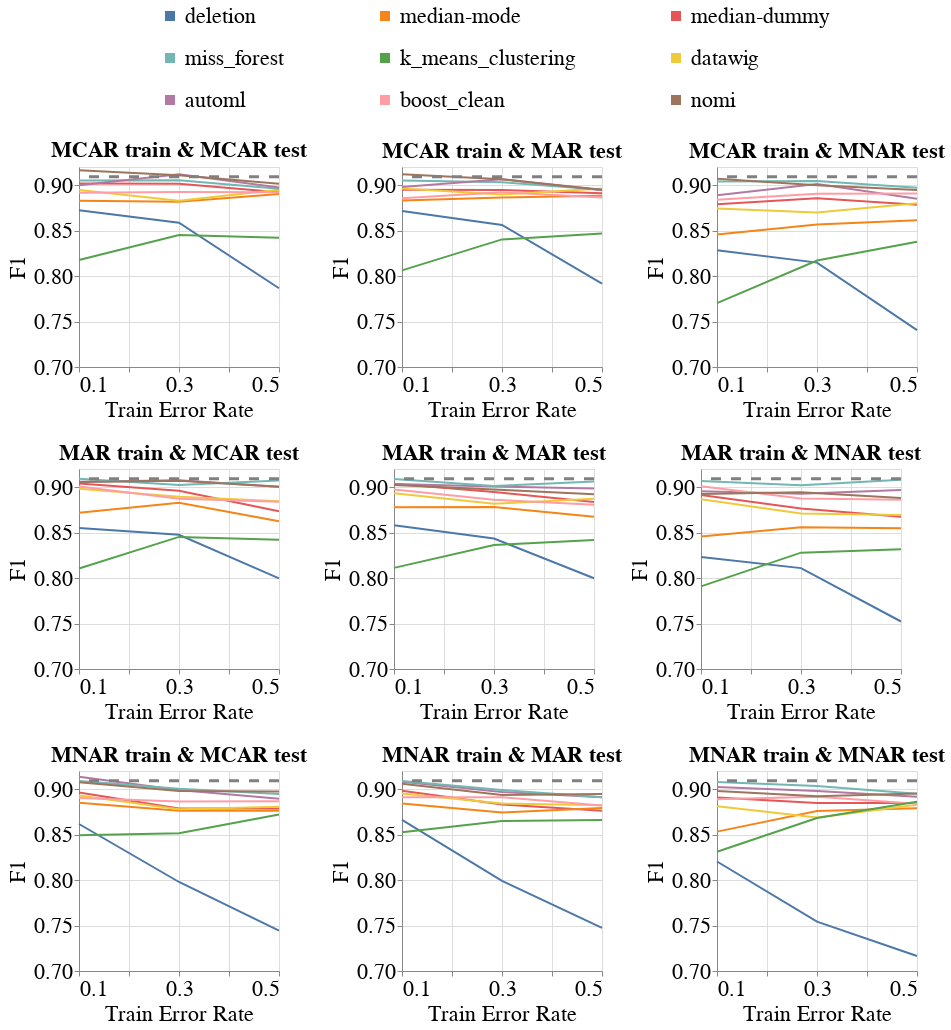

The notebook cell this image was saved under:
### Markdown cell above
### Overall Metrics

### Code cell
create_exp2_line_bands_for_diff_imputers(dataset_name=DATASET_NAME,
                                         model_name='rf_clf',
                                         metric_name='f1',
                                         db_client=db_client,
                                         with_band=False)

### Figure 1 — Vega-Lite specification as saved in the notebook (floating-point values rounded to 4 significant figures; data arrays with more than 128 entries replaced by an {"elided": "..."} marker saying what was removed)
{"config": {"view": {"continuousWidth": 400, "continuousHeight": 300}, "axis": {"labelFontSize": 22, "labelFontWeight": "normal", "titleFontSize": 22, "titleFontWeight": "normal"}, "legend": {"columns": 3, "direction": "horizontal", "labelFontSize": 22, "labelLimit": 400, "orient": "top", "symbolOffset": 80, "symbolStrokeWidth": 10, "titleAnchor": "middle", "titleFontSize": 22, "titleLimit": 300}, "title": {"fontSize": 22}}, "vconcat": [{"hconcat": [{"layer": [{"data": {"name": "data-8c2496c9f00bcbb7477e05176fd93e6b"}, "mark": "line", "encoding": {"color": {"field": "Null_Imputer_Name", "sort": ["deletion", "median-mode", "median-dummy", "miss_forest", "k_means_clustering", "datawig", "automl", "boost_clean"], "title": null, "type": "nominal"}, "x": {"axis": {"labelExpr": "(datum.value == 0.1) || (datum.value == 0.3) || (datum.value == 0.5) ? datum.label : ''"}, "field": "Train_Error_Rate", "scale": {"nice": false}, "title": "Train Error Rate", "type": "quantitative"}, "y": {"aggregate": "mean", "field": "Metric_Value", "scale": {"zero": false}, "title": "F1", "type": "quantitative"}}}, {"data": {"name": "data-d0a8ae711f6d8c271d75575c08b68490"}, "mark": {"type": "rule", "strokeDash": [10, 10]}, "encoding": {"color": {"value": "grey"}, "size": {"value": 3}, "y": {"field": "Baseline_Mean", "type": "quantitative"}}}], "height": 200, "title": {"text": "MCAR train & MCAR test", "fontSize": 22}, "width": 200}, {"layer": [{"data": {"name": "data-e1dcdc060a1166e40371a6c15c754376"}, "mark": "line", "encoding": {"color": {"field": "Null_Imputer_Name", "sort": ["deletion", "median-mode", "median-dummy", "miss_forest", "k_means_clustering", "datawig", "automl", "boost_clean"], "title": null, "type": "nominal"}, "x": {"axis": {"labelExpr": "(datum.value == 0.1) || (datum.value == 0.3) || (datum.value == 0.5) ? datum.label : ''"}, "field": "Train_Error_Rate", "scale": {"nice": false}, "title": "Train Error Rate", "type": "quantitative"}, "y": {"aggregate": "mean", "field": "Metric_Value", "scale": {"zero": false}, "title": "F1", "type": "quantitative"}}}, {"data": {"name": "data-d0a8ae711f6d8c271d75575c08b68490"}, "mark": {"type": "rule", "strokeDash": [10, 10]}, "encoding": {"color": {"value": "grey"}, "size": {"value": 3}, "y": {"field": "Baseline_Mean", "type": "quantitative"}}}], "height": 200, "title": {"text": "MCAR train & MAR test", "fontSize": 22}, "width": 200}, {"layer": [{"data": {"name": "data-be089e46201b37a4047cc94225dc5331"}, "mark": "line", "encoding": {"color": {"field": "Null_Imputer_Name", "sort": ["deletion", "median-mode", "median-dummy", "miss_forest", "k_means_clustering", "datawig", "automl", "boost_clean"], "title": null, "type": "nominal"}, "x": {"axis": {"labelExpr": "(datum.value == 0.1) || (datum.value == 0.3) || (datum.value == 0.5) ? datum.label : ''"}, "field": "Train_Error_Rate", "scale": {"nice": false}, "title": "Train Error Rate", "type": "quantitative"}, "y": {"aggregate": "mean", "field": "Metric_Value", "scale": {"zero": false}, "title": "F1", "type": "quantitative"}}}, {"data": {"name": "data-d0a8ae711f6d8c271d75575c08b68490"}, "mark": {"type": "rule", "strokeDash": [10, 10]}, "encoding": {"color": {"value": "grey"}, "size": {"value": 3}, "y": {"field": "Baseline_Mean", "type": "quantitative"}}}], "height": 200, "title": {"text": "MCAR train & MNAR test", "fontSize": 22}, "width": 200}], "resolve": {"scale": {"y": "shared"}}}, {"hconcat": [{"layer": [{"data": {"name": "data-a3210ff5fec75f4536f9fc83817c1d97"}, "mark": "line", "encoding": {"color": {"field": "Null_Imputer_Name", "sort": ["deletion", "median-mode", "median-dummy", "miss_forest", "k_means_clustering", "datawig", "automl", "boost_clean"], "title": null, "type": "nominal"}, "x": {"axis": {"labelExpr": "(datum.value == 0.1) || (datum.value == 0.3) || (datum.value == 0.5) ? datum.label : ''"}, "field": "Train_Error_Rate", "scale": {"nice": false}, "title": "Train Error Rate", "type": "quantitative"}, "y": {"aggregate": "mean", "field": "Metric_Value", "scale": {"zero": false}, "title": "F1", "type": "quantitative"}}}, {"data": {"name": "data-d0a8ae711f6d8c271d75575c08b68490"}, "mark": {"type": "rule", "strokeDash": [10, 10]}, "encoding": {"color": {"value": "grey"}, "size": {"value": 3}, "y": {"field": "Baseline_Mean", "type": "quantitative"}}}], "height": 200, "title": {"text": "MAR train & MCAR test", "fontSize": 22}, "width": 200}, {"layer": [{"data": {"name": "data-90a4b94f1b64b236a899f22689deed05"}, "mark": "line", "encoding": {"color": {"field": "Null_Imputer_Name", "sort": ["deletion", "median-mode", "median-dummy", "miss_forest", "k_means_clustering", "datawig", "automl", "boost_clean"], "title": null, "type": "nominal"}, "x": {"axis": {"labelExpr": "(datum.value == 0.1) || (datum.value == 0.3) || (datum.value == 0.5) ? datum.label : ''"}, "field": "Train_Error_Rate", "scale": {"nice": false}, "title": "Train Error Rate", "type": "quantitative"}, "y": {"aggregate": "mean", "field": "Metric_Value", "scale": {"zero": false}, "title": "F1", "type": "quantitative"}}}, {"data": {"name": "data-d0a8ae711f6d8c271d75575c08b68490"}, "mark": {"type": "rule", "strokeDash": [10, 10]}, "encoding": {"color": {"value": "grey"}, "size": {"value": 3}, "y": {"field": "Baseline_Mean", "type": "quantitative"}}}], "height": 200, "title": {"text": "MAR train & MAR test", "fontSize": 22}, "width": 200}, {"layer": [{"data": {"name": "data-d9f7139f91e43a2180d9614e5bc5f9b3"}, "mark": "line", "encoding": {"color": {"field": "Null_Imputer_Name", "sort": ["deletion", "median-mode", "median-dummy", "miss_forest", "k_means_clustering", "datawig", "automl", "boost_clean"], "title": null, "type": "nominal"}, "x": {"axis": {"labelExpr": "(datum.value == 0.1) || (datum.value == 0.3) || (datum.value == 0.5) ? datum.label : ''"}, "field": "Train_Error_Rate", "scale": {"nice": false}, "title": "Train Error Rate", "type": "quantitative"}, "y": {"aggregate": "mean", "field": "Metric_Value", "scale": {"zero": false}, "title": "F1", "type": "quantitative"}}}, {"data": {"name": "data-d0a8ae711f6d8c271d75575c08b68490"}, "mark": {"type": "rule", "strokeDash": [10, 10]}, "encoding": {"color": {"value": "grey"}, "size": {"value": 3}, "y": {"field": "Baseline_Mean", "type": "quantitative"}}}], "height": 200, "title": {"text": "MAR train & MNAR test", "fontSize": 22}, "width": 200}], "resolve": {"scale": {"y": "shared"}}}, {"hconcat": [{"layer": [{"data": {"name": "data-0d29ad8c590dff95b4866649db523877"}, "mark": "line", "encoding": {"color": {"field": "Null_Imputer_Name", "sort": ["deletion", "median-mode", "median-dummy", "miss_forest", "k_means_clustering", "datawig", "automl", "boost_clean"], "title": null, "type": "nominal"}, "x": {"axis": {"labelExpr": "(datum.value == 0.1) || (datum.value == 0.3) || (datum.value == 0.5) ? datum.label : ''"}, "field": "Train_Error_Rate", "scale": {"nice": false}, "title": "Train Error Rate", "type": "quantitative"}, "y": {"aggregate": "mean", "field": "Metric_Value", "scale": {"zero": false}, "title": "F1", "type": "quantitative"}}}, {"data": {"name": "data-d0a8ae711f6d8c271d75575c08b68490"}, "mark": {"type": "rule", "strokeDash": [10, 10]}, "encoding": {"color": {"value": "grey"}, "size": {"value": 3}, "y": {"field": "Baseline_Mean", "type": "quantitative"}}}], "height": 200, "title": {"text": "MNAR train & MCAR test", "fontSize": 22}, "width": 200}, {"layer": [{"data": {"name": "data-b3c8efe6c31a5319b1bc264466cbb18b"}, "mark": "line", "encoding": {"color": {"field": "Null_Imputer_Name", "sort": ["deletion", "median-mode", "median-dummy", "miss_forest", "k_means_clustering", "datawig", "automl", "boost_clean"], "title": null, "type": "nominal"}, "x": {"axis": {"labelExpr": "(datum.value == 0.1) || (datum.value == 0.3) || (datum.value == 0.5) ? datum.label : ''"}, "field": "Train_Error_Rate", "scale": {"nice": false}, "title": "Train Error Rate", "type": "quantitative"}, "y": {"aggregate": "mean", "field": "Metric_Value", "scale": {"zero": false}, "title": "F1", "type": "quantitative"}}}, {"data": {"name": "data-d0a8ae711f6d8c271d75575c08b68490"}, "mark": {"type": "rule", "strokeDash": [10, 10]}, "encoding": {"color": {"value": "grey"}, "size": {"value": 3}, "y": {"field": "Baseline_Mean", "type": "quantitative"}}}], "height": 200, "title": {"text": "MNAR train & MAR test", "fontSize": 22}, "width": 200}, {"layer": [{"data": {"name": "data-c60ecc9934e4233ae4b9f819649c82d2"}, "mark": "line", "encoding": {"color": {"field": "Null_Imputer_Name", "sort": ["deletion", "median-mode", "median-dummy", "miss_forest", "k_means_clustering", "datawig", "automl", "boost_clean"], "title": null, "type": "nominal"}, "x": {"axis": {"labelExpr": "(datum.value == 0.1) || (datum.value == 0.3) || (datum.value == 0.5) ? datum.label : ''"}, "field": "Train_Error_Rate", "scale": {"nice": false}, "title": "Train Error Rate", "type": "quantitative"}, "y": {"aggregate": "mean", "field": "Metric_Value", "scale": {"zero": false}, "title": "F1", "type": "quantitative"}}}, {"data": {"name": "data-d0a8ae711f6d8c271d75575c08b68490"}, "mark": {"type": "rule", "strokeDash": [10, 10]}, "encoding": {"color": {"value": "grey"}, "size": {"value": 3}, "y": {"field": "Baseline_Mean", "type": "quantitative"}}}], "height": 200, "title": {"text": "MNAR train & MNAR test", "fontSize": 22}, "width": 200}], "resolve": {"scale": {"y": "shared"}}}], "resolve": {"scale": {"y": "shared"}}, "$schema": "https://vega.github.io/schema/vega-lite/v4.17.0.json", "datasets": {"data-8c2496c9f00bcbb7477e05176fd93e6b": {"elided": "162 records"}, "data-d0a8ae711f6d8c271d75575c08b68490": [{"Baseline_Mean": 0.9092}], "data-e1dcdc060a1166e40371a6c15c754376": {"elided": "162 records"}, "data-be089e46201b37a4047cc94225dc5331": {"elided": "162 records"}, "data-a3210ff5fec75f4536f9fc83817c1d97": {"elided": "162 records"}, "data-90a4b94f1b64b236a899f22689deed05": {"elided": "162 records"}, "data-d9f7139f91e43a2180d9614e5bc5f9b3": {"elided": "162 records"}, "data-0d29ad8c590dff95b4866649db523877": {"elided": "162 records"}, "data-b3c8efe6c31a5319b1bc264466cbb18b": {"elided": "162 records"}, "data-c60ecc9934e4233ae4b9f819649c82d2": {"elided": "162 records"}}}
